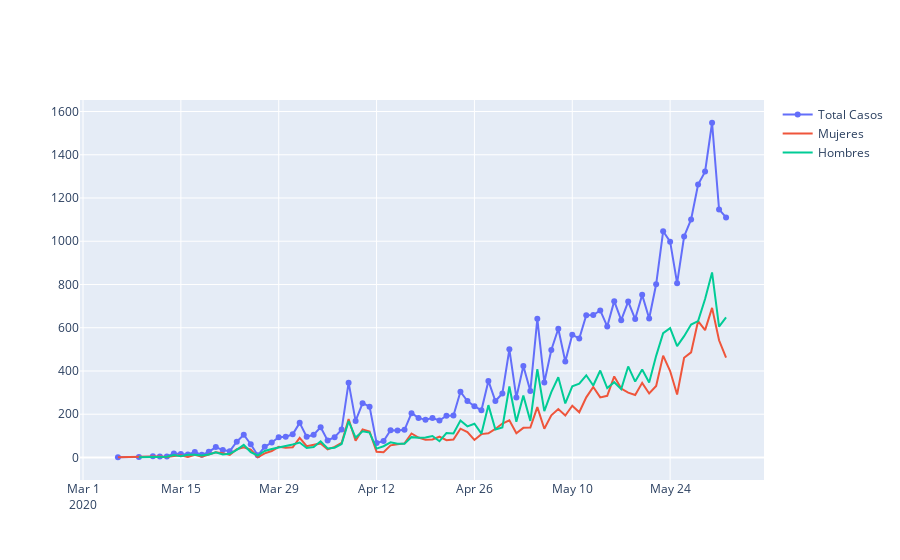

The notebook cell saved with this chart:
### Code cell
import plotly.graph_objects as go

fig = go.Figure()

# Add traces
#Total Casos
dg = data.groupby('fecha_reporte_web')['fecha_reporte_web'].agg(['count'])
dg.rename(columns={'count':'Número de casos'}, inplace=True)
fig.add_trace(go.Scatter(x=dg.index, y=dg['Número de casos'],
                    mode='lines+markers',
                    name='Total Casos'))
#Total Casos : Mujeres
dg = data[data['Sexo'] == 'F'].groupby('fecha_reporte_web')['fecha_reporte_web'].agg(['count'])
dg.rename(columns={'count':'Número de casos'}, inplace=True)
fig.add_trace(go.Scatter(x=dg.index, y=dg['Número de casos'],
                    mode='lines',
                    name='Mujeres'))

#Total Casos : Hombres
dg = data[data['Sexo'] == 'M'].groupby('fecha_reporte_web')['fecha_reporte_web'].agg(['count'])
dg.rename(columns={'count':'Número de casos'}, inplace=True)
fig.add_trace(go.Scatter(x=dg.index, y=dg['Número de casos'],
                    mode='lines',
                    name='Hombres'))

fig.show()
